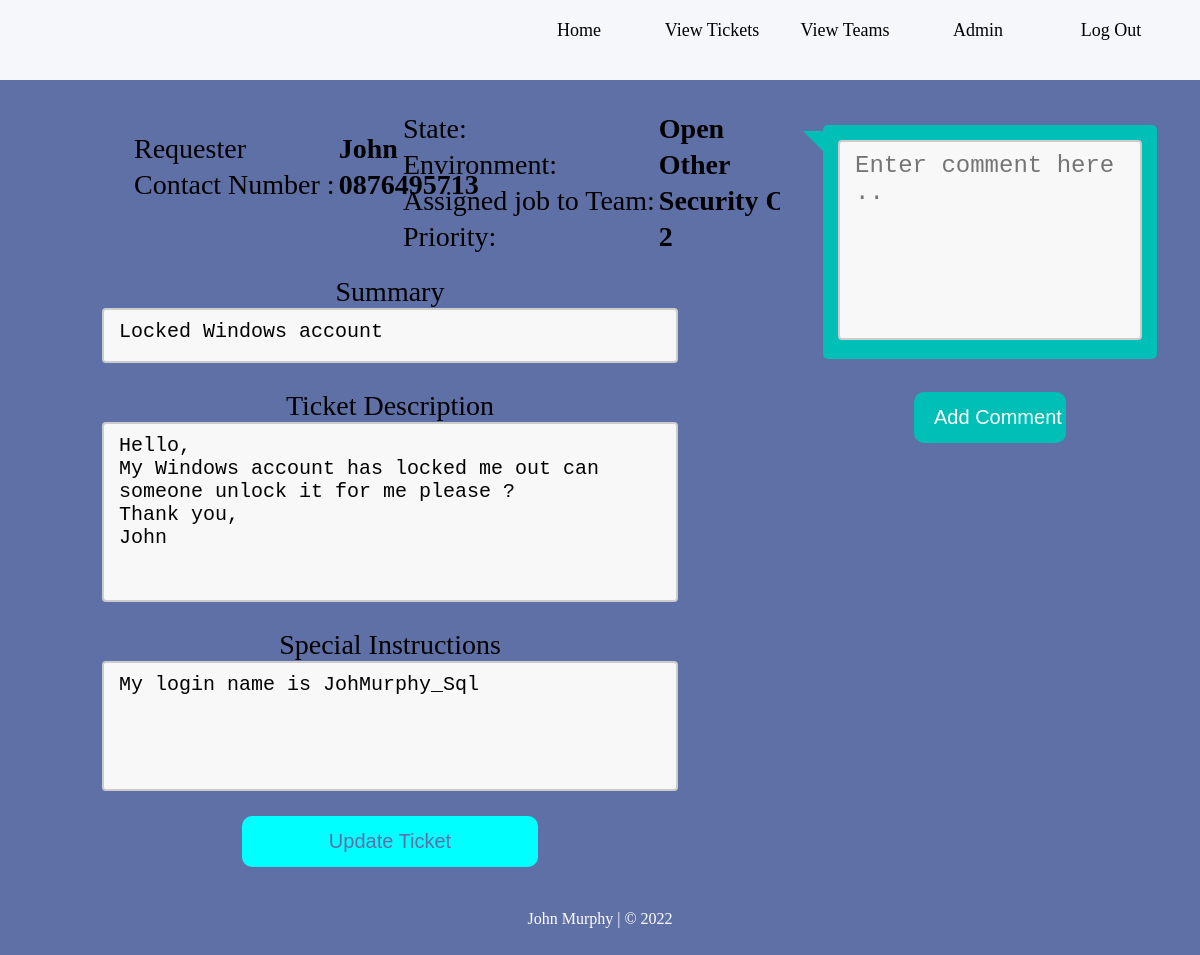
Page /ticket/18 (signed in) on the committed database.
### TicketDB.py (models this page shows, shortened)
class Ticket(db.Model):
    __tablename__ = "tickettable"
    ticket_id = db.Column(db.Integer, primary_key=True, unique=True, autoincrement=True)
    user_id = db.Column(db.Integer, db.ForeignKey(User.user_id))
    ticket_user = db.relationship("User", backref='Ticket')
    ticket_created = db.Column(db.String(50), default=func.now())
    description = db.Column(db.String(300))
    state = db.Column(db.String(30), default="Open")
    team_id = db.Column(db.Integer, db.ForeignKey(Team.team_id))
    ticket_team = db.relationship("Team", backref='Ticket')
    contact_num = db.Column(db.String(20))
    priority = db.Column(db.Integer)
    summary = db.Column(db.String(80))
    environment = db.Column(db.String(50))
    ticket_sp_instruction = db.Column(db.String(200))

class User(db.Model):
    __tablename__ = "usertable"
    user_id = db.Column(db.Integer, primary_key=True, unique=True, autoincrement=True)
    username = db.Column(db.String(50))
    name = db.Column(db.String(50))
    email = db.Column(db.String(50), unique=True)
    jobTitle = db.Column(db.String(60))
    password = db.Column(db.String(12))
    dateCreated = db.Column(db.DATETIME, default=func.now())
    tasksComplete = db.Column(db.Integer)
    team_id = db.Column(db.Integer, db.ForeignKey(Team.team_id))
    team_user = db.relationship("Team", backref='User')

class Team(db.Model):
    __tablename__ = "teamtable"
    team_id = db.Column(db.Integer, primary_key=True, unique=True, autoincrement=True)
    team_name = db.Column(db.String(50), unique=True)
    team_category = db.Column(db.String(50))

### main.py (the view, shortened to what this page needs)
@app.route('/ticket/<int:chosen_ticket_id>', methods=['GET', 'POST'])
def viewTicket(chosen_ticket_id):
    ticketinfo = Ticket.query.with_entities(Ticket.ticket_id, Ticket.user_id,  User.name, Ticket.ticket_created,
                  Ticket.description, Ticket.state, Ticket.team_id, Team.team_name, User.email,
                 Ticket.contact_num, Ticket.priority, Ticket.summary, Ticket.environment, Ticket.ticket_sp_instruction)\
                 .join(Team,Ticket.team_id == Team.team_id).join(User, Ticket.user_id == User.user_id).filter\
        (Ticket.ticket_id == chosen_ticket_id).all()
    teamList = Team.query.all()
    allComments = TComment.query.with_entities(TComment.comm_id, TComment.ticket_id, TComment.comment, TComment.user_id, TComment
                  .timecreated, User.name).join(User, TComment.user_id == User.user_id).filter(TComment.ticket_id == chosen_ticket_id)\
                  .order_by(desc(TComment.timecreated)).all()
    if request.method == 'GET':
        if ticketinfo:
            return render_template('ticket.html', ticketinfo=ticketinfo, teamList=teamList, allComments=allComments)

### templates/ticket.html (shortened to what this page needs)
<!DOCTYPE html>
<html lang="en">
<head>
    <link rel="stylesheet" href="{{ url_for('static', filename='css/ttStyle.css') }}">
</head>
<body>
<div id="wrapper">
	<header id="head-home">
		<ul class="nav-links">
			<li id="header-links" class="link-buttons"><a href="/">Home</a></li>
			<li id="header-links" class="link-buttons"><a href="/opentickets">View Tickets</a></li>
			<li id="header-links" class="link-buttons"><a href="/teams">View Teams</a></li>
			<li id="header-links" class="link-buttons"><a href="/admin_data">Admin</a></li>
			<li id="header-links"class="link-buttons"><a href="/logout">Log Out</a></li>
		</ul>
	</header>
    <div id="tick_outer_holder">
    {% for ticket in ticketinfo %}
    <div id="tick_holder">
        <div id="tick_topleft">
            <table id="tick_info_table">
            <tr>
                <td>Requester</td>
                <td><b>{{ ticket.name }}</b></td>
            </tr>
            <tr>
                <td>Contact Number :</td>
                <td><b>{{ ticket.contact_num }}</b></td>
            </tr>
            </table>
        </div>
            <div id="tick_topright">
                 <table id="tick_info_table">
            <tr>
                <td>State:</td>
                <td><b>{{ ticket.state }}</b></td>
            </tr>
            <tr>
                <td>Environment:</td>
                <td><b>{{ ticket.environment }}</b></td>
            </tr>
            <tr>
                <td>Assigned job to Team:</td>
                <td><b>{{ ticket.team_name }}</b></td>
            </tr>
            <tr>
                <td>Priority:</td>
                <td><b>{{ ticket.priority }}</b></td>
            </tr>
            </table>
            </div>
            <div id="tick_summaryholder">
                <p>Summary </p>
                <textarea name = "summary" id="tick_text_summary" readonly>{{ticket.summary}}</textarea>
            </div>
            <div id="tick_descholder">
                <p>Ticket Description</p>
                <textarea name = "description" id="tick_text_desc" readonly >{{ticket.description}}</textarea>
            </div>
            <div id="tick_specialint">
                <p>Special Instructions</p>
                <textarea name = "ticket_sp_instruction" id="tick_text_specialint" readonly>{{ ticket.ticket_sp_instruction }}</textarea>
            </div>
            <div id="tick_buttoholder">
                <a href="/editticket/{{ ticket.ticket_id }}"><button id="ticketButton">Update Ticket</button></a>
            </div>
    </div>
    {% endfor %}
    <div id="tick_comment_holder">
        <form id="comment-form" action='' method = "POST">
            <div id="tick_entercomment_bubble">
    		    <textarea name = "comment" id="tick_enter_comment_box" placeholder="Enter comment here .." required></textarea>
		    </div>
        <input type = "submit" value = "Add Comment" id="comment_button">
        </form>
    </div>
</div>
</div>
<footer>
	<p>John Murphy | &copy; 2022</p>
</footer>
</body>
</html>

### static/css/ttStyle.css (style rules this page uses)
* { margin:0; }
html, body { height: 100%; }
#wrapper { float:left; width: 100%; min-height: 100vh; padding-bottom: 60px; background:#f6f7fa; box-sizing: border-box; }
#head-home { float: left; width:100%; height:80px; padding-bottom: 20px; box-sizing: border-box; }
ul.nav-links { float: right; height: 60px; margin-top: 12.5px; margin-right: 10px; }
li.link-buttons { float:left; line-height: 35px; width:100px; margin-right: 25px; list-style-type: none; text-align: center; font-size: 18px; border-radius:12px; border-right-width: 4px; border-left-width: 4px; border-right-style: solid; border-left-style: solid; color: #f6f7fa; border-color: #f6f7fa; font-family: PTSans; }
li#header-links { color: #000; }
#header-links a { text-decoration: none; color: #000 }
footer { float: left; width:100%; height:60px; font-family: PTSans; background: #5f70a6; text-align: center; color: #fff; margin-top: -60px; padding-top: 15px; box-sizing: border-box; }
td { text-overflow: ellipsis; white-space: nowrap; overflow: hidden; }
#tick_topleft { float: left; width: 50%; height: 20%; padding: 10px; padding-left: 15%; text-align: center; margin-top: 20px; box-sizing: border-box; font-size: 28px; }
#tick_info_table td { text-align: left; }
#tick_topright { float: left; width: 50%; font-size: 28px; height: 20%; padding: 10px; box-sizing: border-box; }
#tick_summaryholder { float: left; width: 100%; font-size: 28px; padding: 10px; box-sizing: border-box; text-align: center; }
#tick_descholder { float: left; width: 100%; height: 20%; font-size: 28px; padding: 10px; box-sizing: border-box; text-align: center; }
#tick_specialint { float: left; width: 100%; font-size: 28px; margin: 0 auto; padding: 10px; box-sizing: border-box; text-align: center; }
#tick_buttoholder { float: left; width: 100%; margin: 0 auto; text-align: center; }
#ticketButton { width: 40%; font-size: 20px; color: #5f70a6; padding: 14px 20px; background-color: aqua; margin: 8px 0; border: none; border-radius: 10px; cursor: pointer; }
#tick_outer_holder { float: left; width: 100%; height: 100%; background-color: #5f70a6; box-sizing: border-box; }
#tick_holder { float: left; width: 65%; height: 100%; padding: 20px; box-sizing: border-box; background: #5f70a6; }
#tick_text_summary { width: 80%; height: 55px; background-color: #f8f8f8; padding: 10px 15px; border: 2px solid #ccc; border-radius: 4px; resize: none; box-sizing: border-box; font-size: 20px; }
#tick_text_desc { width: 80%; height: 180px; background-color: #f8f8f8; padding: 10px 15px; border: 2px solid #ccc; border-radius: 4px; resize: none; box-sizing: border-box; font-size: 20px; }
#tick_text_specialint { width: 80%; height: 130px; background-color: #f8f8f8; padding: 10px 15px; border: 2px solid #ccc; border-radius: 4px; resize: none; box-sizing: border-box; font-size: 20px; }
#tick_comment_holder { float: left; width: 35%; height: 100%; padding: 20px; box-sizing: border-box; background: #5f70a6; text-align: center; }
#tick_enter_comment_box { width: 100%; height: 200px; background-color: #f8f8f8; padding: 10px 15px; border: 2px solid #ccc; border-radius: 4px; resize: none; box-sizing: border-box; font-size: 24px; }
#tick_entercomment_bubble { width: 80%; margin: 25px auto; border-radius: 5px; background: #00bfb6; padding: 15px; text-align: center; color: #fff; position:relative; }
#tick_entercomment_bubble:before { content: ""; width: 0px; height: 0px; position: absolute; border-right: 10px solid #00bfb6; border-left: 10px solid transparent; border-top: 10px solid #00bfb6; border-bottom: 10px solid transparent; left: -20px; top: 6px; }
#comment_button { width: 40%; font-size: 20px; color: #ffffff; padding: 14px 20px; background-color: #00bfb6; margin: 8px 0; border: none; border-radius: 10px; cursor: pointer; }

### rows in the picture
Ticket: name "John", contact_num "0876495713", state "Open", environment "Other", team_name "Security Operations", priority "2", summary "Locked Windows account", description "Hello, My Windows account has locked me out can someone unlock it for me please ? Thank you, John", ticket_sp_instruction "My login name is JohMurphy_Sql"
